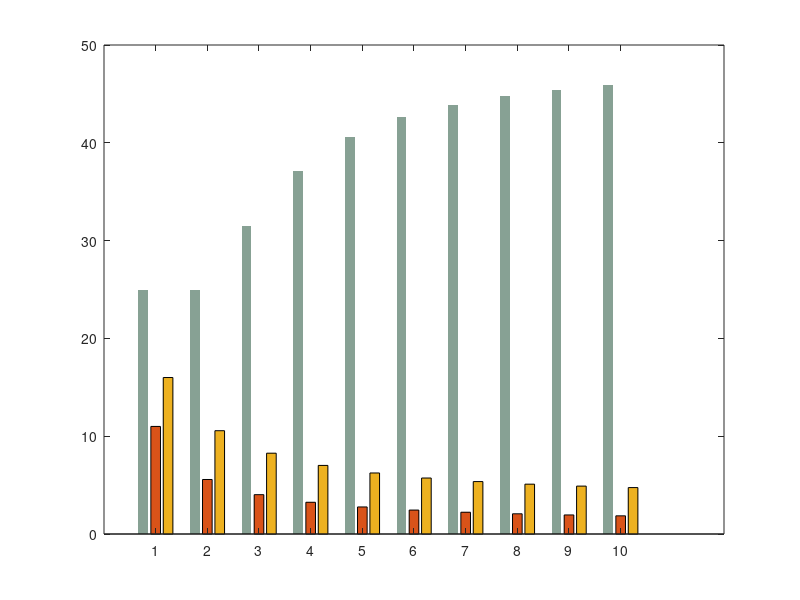

Write MATLAB code to recreate this figure. (Note: this script raises an error after producing the figure.)
% figure_3
clc,clear;
% parameter setting
r1 = 1.3; 
K1 = 50; 
theta1 = 0.67;
gama1 = 1.3; 
alpha1 = 0.06; 
beta1 = 0.9; 

r2 = 1.6; 
K2 = 25; 
gama2 = 0.2; 
alpha2 = 0.06; 
beta2 = 0.8; 

r3 = 1.2;
K3 = 25; 
beta3 = 1;

% Define the time scale
tspan = 1:1:10; 

% initial conditions
C0 = 25; 
W0 = 11; 
I0 = 16; 
y0 = [C0; W0; I0]; 

% Define the differential equation
dydt = @(t, y) [
    r1 * y(1) * (1 - y(1)/(theta1*K1) - gama1 * y(2)/K2) - alpha1 * y(1) * y(3) + beta1 * y(1);
    r2 * y(2) * (1 - y(2)/K2 - gama2 * y(1)/(theta1*K1)) - alpha2 * y(2) * y(3) - beta2 * y(2);
    r3 * y(3) * (1 - y(3)/K3) - beta3 * y(3)
];

% Solving differential equations using ode45
[t, y] = ode45(dydt, tspan, y0);

% Extraction results
C = y(:, 1);
W = y(:, 2);
I = y(:, 3);

% Plotting results
data = [C, W, I]; 
m = bar(t, data, "grouped");

set(m(1),'EdgeColor','none','facecolor',[0.53, 0.63, 0.58],'FaceAlpha',.5);
set(m(2),'EdgeColor','none','facecolor',[0.26, 0.45, 0.77],'FaceAlpha',.5);
set(m(3),'EdgeColor','none','facecolor',[0.89, 0.88, 0.57],'FaceAlpha',.8);

legend('$Crop$','$Weed$','$Insect$','Interpreter',"latex",'Linewidth', 2,'FontSize',12); 
legend('boxoff')
xlabel('Time   /Year','FontName','Times New Roman','Linewidth', 2,'FontSize',12);
ylabel('Number   of   species   / 10 m^2 ','FontName','Times New Roman','Linewidth', 2,'FontSize',12);
legend;
hold off;